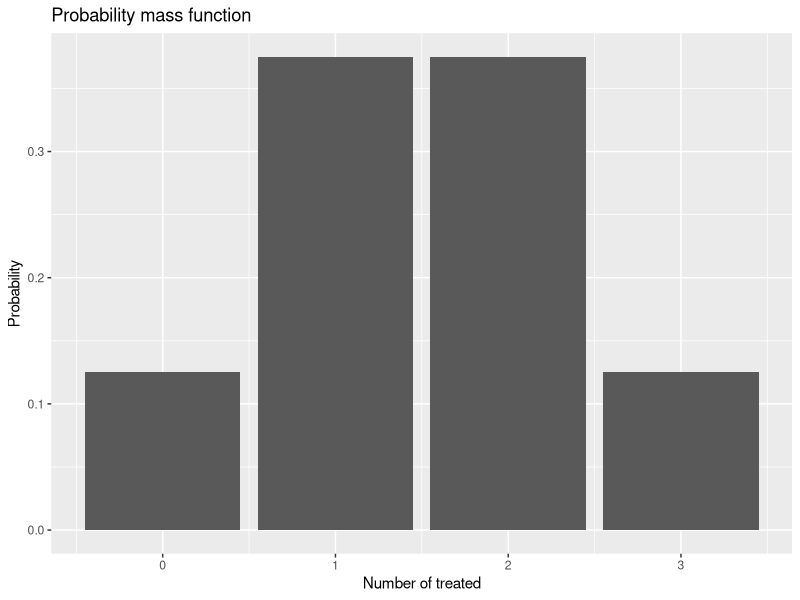
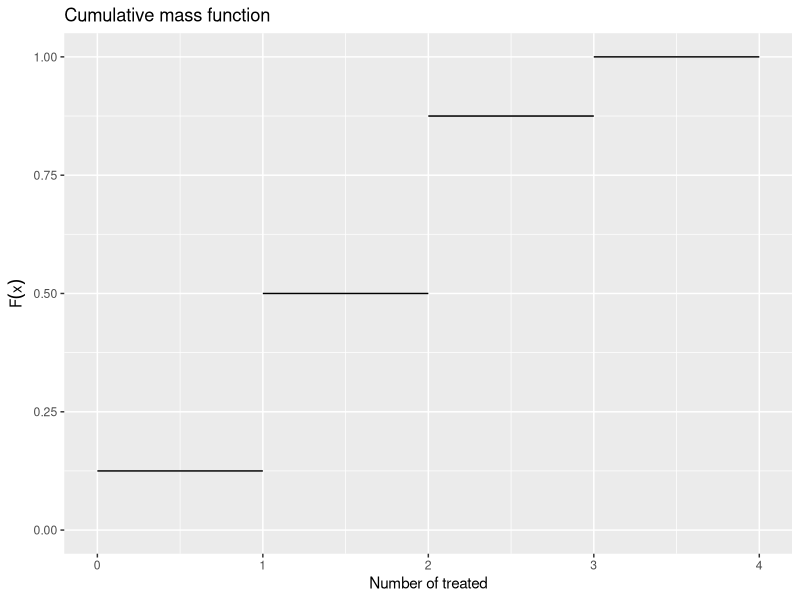
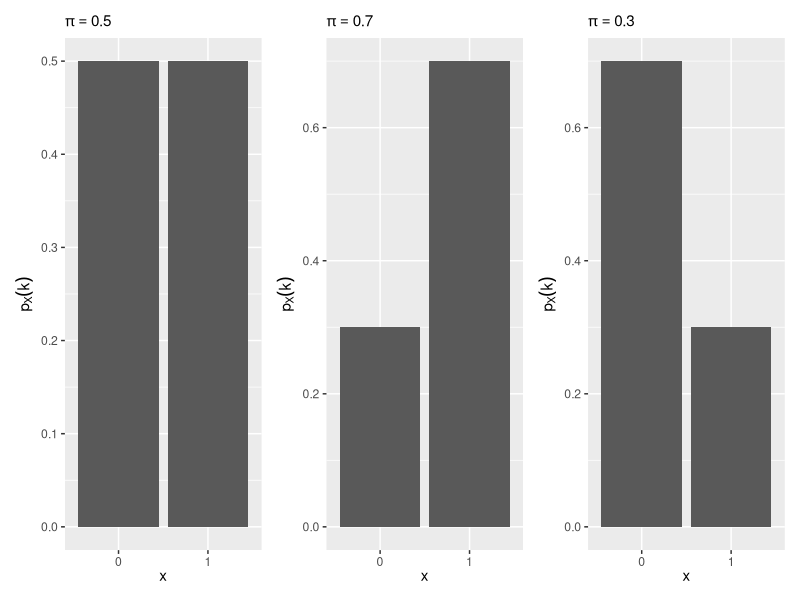
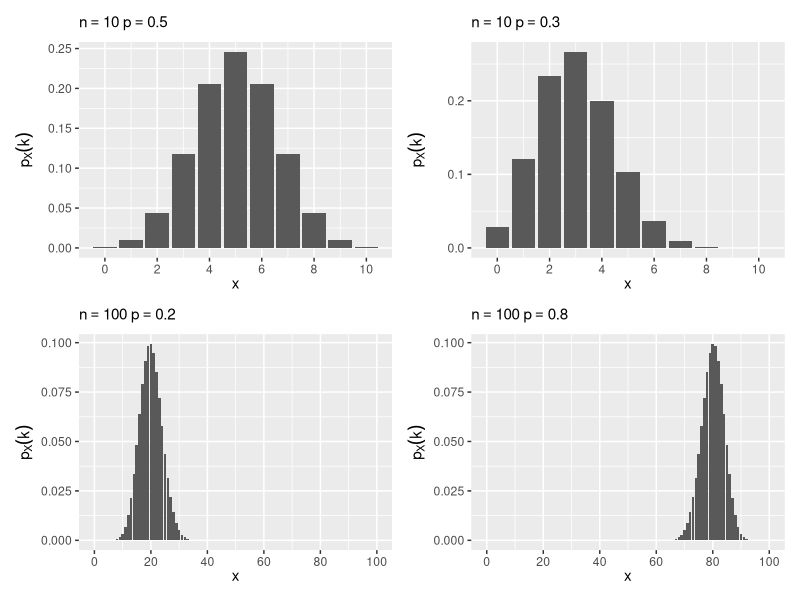
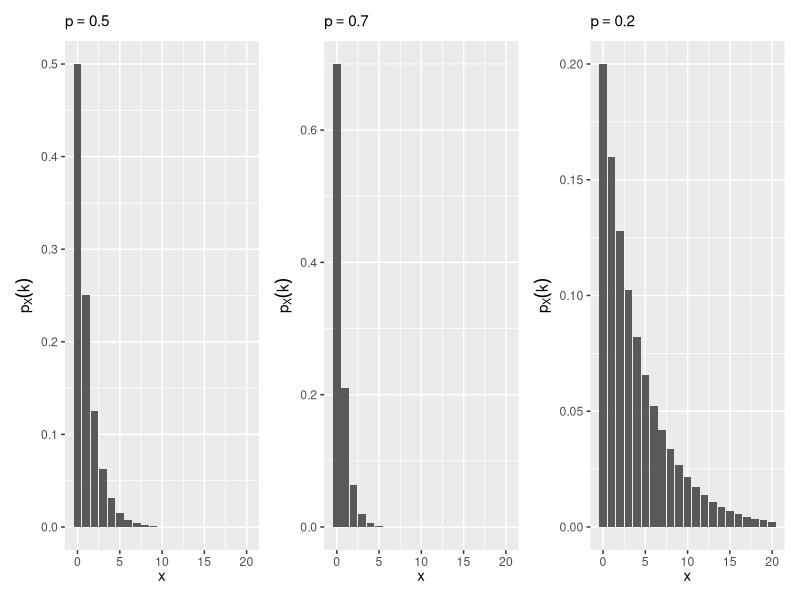
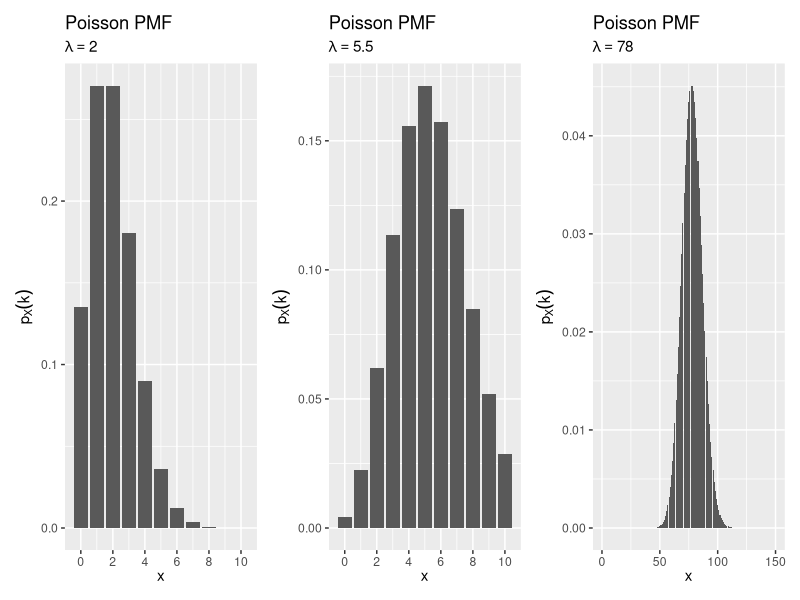
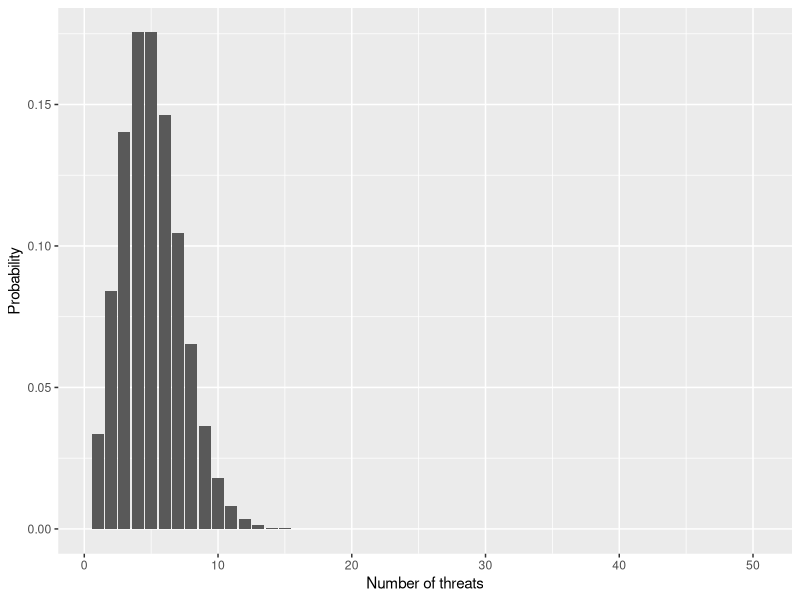
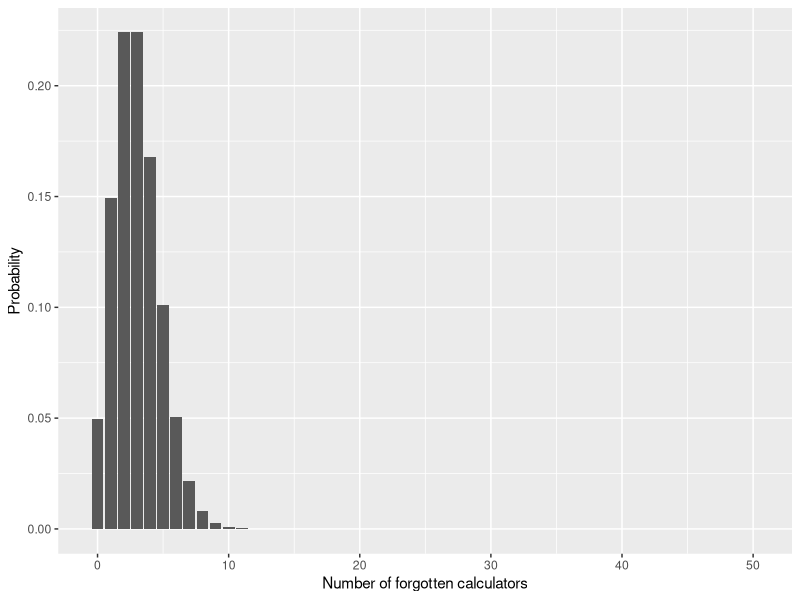

Write the R code that produced these figures, in order.
## ---- chunk 1

## ---- chunk 2
library(tidyverse)
library(patchwork)
library(here)
library(gganimate)
## ---- chunk 3
pmf <- tibble(
  x = 0:3,
  y = c(1 / 8, 3 / 8, 3 / 8, 1 / 8)
)

pmf %>%
  ggplot(aes(x, y)) +
  geom_col() +
  labs(
    title = "Probability mass function",
    x = "Number of treated",
    y = "Probability"
  )
## ---- chunk 4
pmf %>%
  mutate(cumsum = cumsum(y),
         xend = x + 1) %>%
  ggplot(mapping = aes(x, cumsum)) +
  geom_segment(mapping = aes(xend = xend, yend = cumsum)) +
  ylim(0, 1) +
  labs(
    title = "Cumulative mass function",
    x = "Number of treated",
    y = expression(F(x))
  )
## ---- chunk 5
knitr::include_graphics("https://encrypted-tbn0.gstatic.com/images?q=tbn:ANd9GcSbEyaYCtKvH69f_7DIShQ_Kc67Me-j5knH0A&usqp=CAU")
## ---- chunk 6
bernoulli_plot <- function(p) {
  tibble(
    x = 0:1,
    p = dbinom(x = x, size = 1, prob = p)
  ) %>%
    mutate(x = factor(x)) %>%
    ggplot(aes(x, p)) +
    geom_col() +
    labs(
      subtitle = bquote(pi == .(p)),
      x = expression(x),
      y = expression(p[X](k))
    )
}

bernoulli_plot(.5) +
  bernoulli_plot(.7) +
  bernoulli_plot(.3)
## ---- chunk 7
binomial_plot <- function(n, p) {
  tibble(
    x = 0:n,
    p = dbinom(x = x, size = n, prob = p)
  ) %>%
    ggplot(aes(x, p)) +
    geom_col() +
    scale_x_continuous(breaks = scales::pretty_breaks()) +
    labs(
      subtitle = bquote(n == .(n) ~ p == .(p)),
      x = expression(x),
      y = expression(p[X](k))
    )
}

binomial_plot(10, .5) +
  binomial_plot(10, .3) +
  binomial_plot(100, .2) +
  binomial_plot(100, .8)
## ---- chunk 8
geometric_plot <- function(p) {
  tibble(
    x = 0:20,
    p = dgeom(x = x, prob = p)
  ) %>%
    ggplot(aes(x, p)) +
    geom_col() +
    scale_x_continuous(breaks = scales::pretty_breaks()) +
    labs(
      subtitle = bquote(p == .(p)),
      x = expression(x),
      y = expression(p[X](k))
    )
}

geometric_plot(.5) +
  geometric_plot(.7) +
  geometric_plot(.2)
## ---- chunk 9
poisson_plot <- function(lambda, max_n = 10) {
  tibble(
    x = 0:max_n,
    p = dpois(x = x, lambda = lambda)
  ) %>%
    ggplot(aes(x, p)) +
    geom_col() +
    scale_x_continuous(breaks = scales::pretty_breaks()) +
    labs(
      title = "Poisson PMF",
      subtitle = bquote(lambda == .(lambda)),
      x = expression(x),
      y = expression(p[X](k))
    )
}

poisson_plot(2) +
  poisson_plot(5.5) +
  poisson_plot(78, max_n = 150)
## ---- chunk 10
tibble(
  n = 1:50,
  prob = dpois(n, 5)
) %>%
  ggplot(aes(n, prob)) +
  geom_col() +
  labs(
    x = "Number of threats",
    y = "Probability"
  )
## ---- chunk 11
tibble(
  n = 0:50,
  prob = dpois(n, 3)
) %>%
  ggplot(aes(n, prob)) +
  geom_col() +
  labs(
    x = "Number of forgotten calculators",
    y = "Probability"
  )
## ---- chunk 12
bernoulli_cmf_plot <- function(p) {
  df <- tibble(
    x = 0:1,
    pmf = dbinom(x = x, size = 1, prob = p),
    cmf = pbinom(q = x, size = 1, prob = p)
  )

  ggplot(df, aes(x, pmf)) +
    geom_col() +
    ylim(0,1) + scale_x_continuous(breaks = 0:1) +
    labs(
      subtitle = bquote(pi == .(p)),
      x = expression(x),
      y = expression(p[X](k))
    ) +
    ggplot(df, aes(x, cmf)) + ylim(0,1) +
    scale_x_continuous(breaks = 0:1) +
    geom_col() +
    labs(
      subtitle = bquote(pi == .(p)),
      x = expression(x),
      y = expression(F[X](k))
    )
}

bernoulli_cmf_plot(.7)
## ---- chunk 13
binomial_cmf_plot <- function(n, p) {
  df <- tibble(
    x = 0:n,
    pmf = dbinom(x = x, size = n, prob = p),
    cmf = pbinom(q = x, size = n, prob = p)
  )

  ggplot(df, aes(x, pmf)) +
    geom_col() + ylim(0,1) +
    scale_x_continuous(breaks = scales::pretty_breaks()) +
    labs(
      subtitle = bquote(n == .(n) ~ p == .(p)),
      x = expression(x),
      y = expression(p[X](k))
    ) +
    ggplot(df, aes(x, cmf)) +
    geom_col() +
    scale_x_continuous(breaks = scales::pretty_breaks()) +
    labs(
      subtitle = bquote(n == .(n) ~ p == .(p)),
      x = expression(x),
      y = expression(F[X](k))
    )
}

binomial_cmf_plot(10, .5)
## ---- chunk 14
binomial_cmf_plot(10, .3)
## ---- chunk 15
binomial_cmf_plot(100, .2)
## ---- chunk 16
binomial_cmf_plot(100, .8)
## ---- chunk 17
geometric_cmf_plot <- function(p) {
  df <- tibble(
    x = 0:20,
    pmf = dgeom(x = x, prob = p),
    cmf = pgeom(q = x, prob = p)
  ) %>%
    mutate(x = x + 1)

  ggplot(df, aes(x, pmf)) +
    geom_col() + ylim(0,1) +
    scale_x_continuous(breaks = scales::pretty_breaks()) +
    labs(
      subtitle = bquote(p == .(p)),
      x = expression(x),
      y = expression(p[X](k))
    ) +
    ggplot(df, aes(x, cmf)) +
    geom_col() +
    scale_x_continuous(breaks = scales::pretty_breaks()) +
    labs(
      subtitle = bquote(p == .(p)),
      x = expression(x),
      y = expression(F[X](k))
    )
}

geometric_cmf_plot(.5)
## ---- chunk 18
poisson_cmf_plot <- function(lambda, max_n = 10) {
  df <- tibble(
    x = 0:max_n,
    pmf = dpois(x = x, lambda = lambda),
    cmf = ppois(q = x, lambda = lambda)
  )

  ggplot(df, aes(x, pmf)) +
    geom_col() + ylim(0,1) +
    scale_x_continuous(breaks = scales::pretty_breaks()) +
    labs(
      subtitle = bquote(lambda == .(lambda)),
      x = expression(x),
      y = expression(p[X](k))
    ) +
    ggplot(df, aes(x, cmf)) +
    geom_col() +
    scale_x_continuous(breaks = scales::pretty_breaks()) +
    labs(
      subtitle = bquote(lambda == .(lambda)),
      x = expression(x),
      y = expression(F[X](k))
    )
}

poisson_cmf_plot(2)
